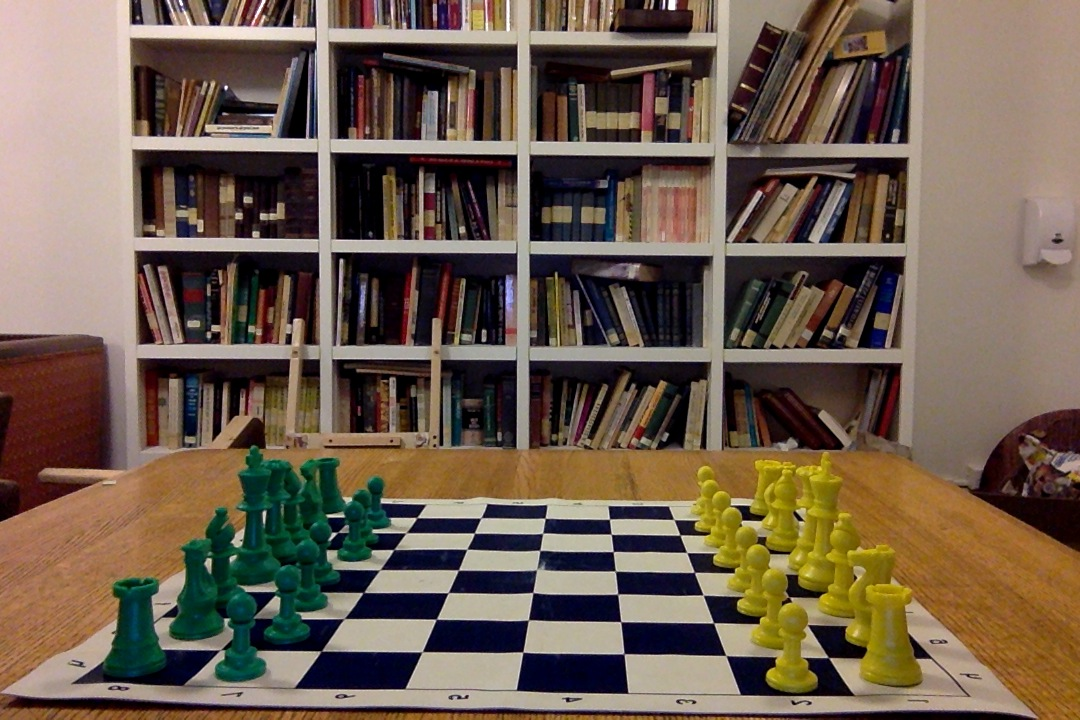
#> input picture data/game1/01.jpg, 1080 x 720 px
$ python image_difference.py
#> lines starting #> are read from the running program, lines starting #| are printed output that depends on the picture
import numpy as np
import cv2

if __name__ == "__main__":

	#=====[ Step 1: load in images	]=====
	img1_raw = cv2.imread ('../data/game1/01.jpg')
#> img1_raw is the input picture: shape (720, 1080, 3); mean B, G, R 78.4, 93.6, 110.5
	img2_raw = cv2.imread ('../data/game1/02.jpg')
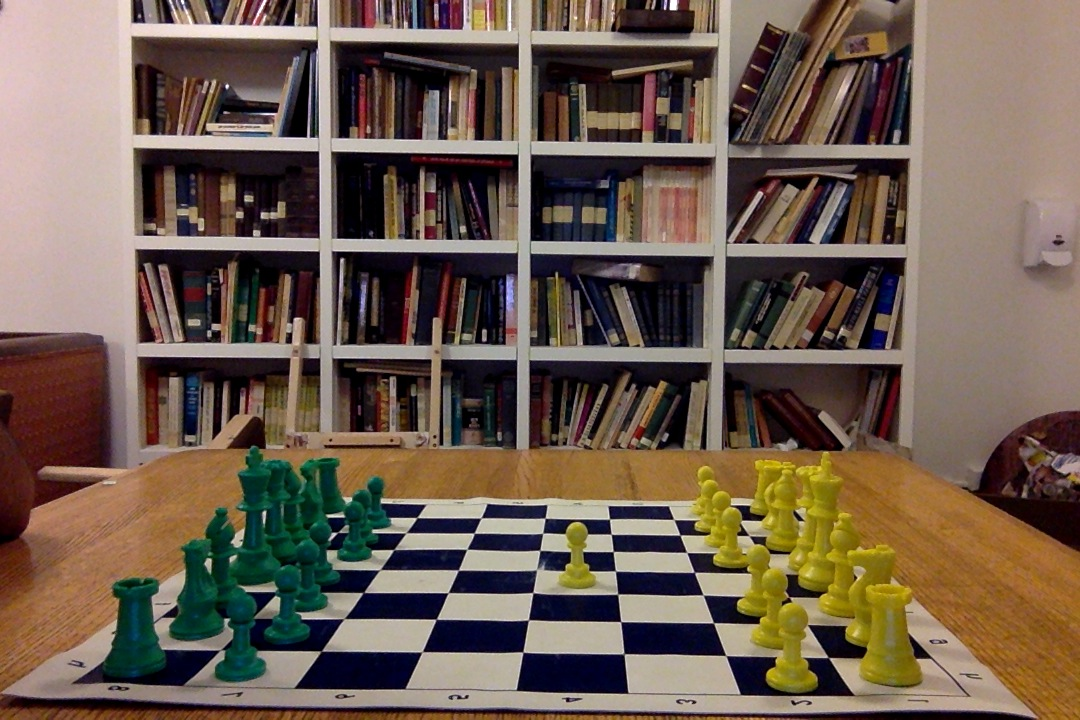
#> input picture data/game1/02.jpg, 1080 x 720 px
#> img2_raw is the input picture: shape (720, 1080, 3); mean B, G, R 79.5, 93, 109.9

	#=====[ Step 2: convert to grayscale	]====
	img1_gray = cv2.cvtColor (img1_raw, cv2.COLOR_BGR2GRAY)
	img2_gray = cv2.cvtColor (img2_raw, cv2.COLOR_BGR2GRAY)
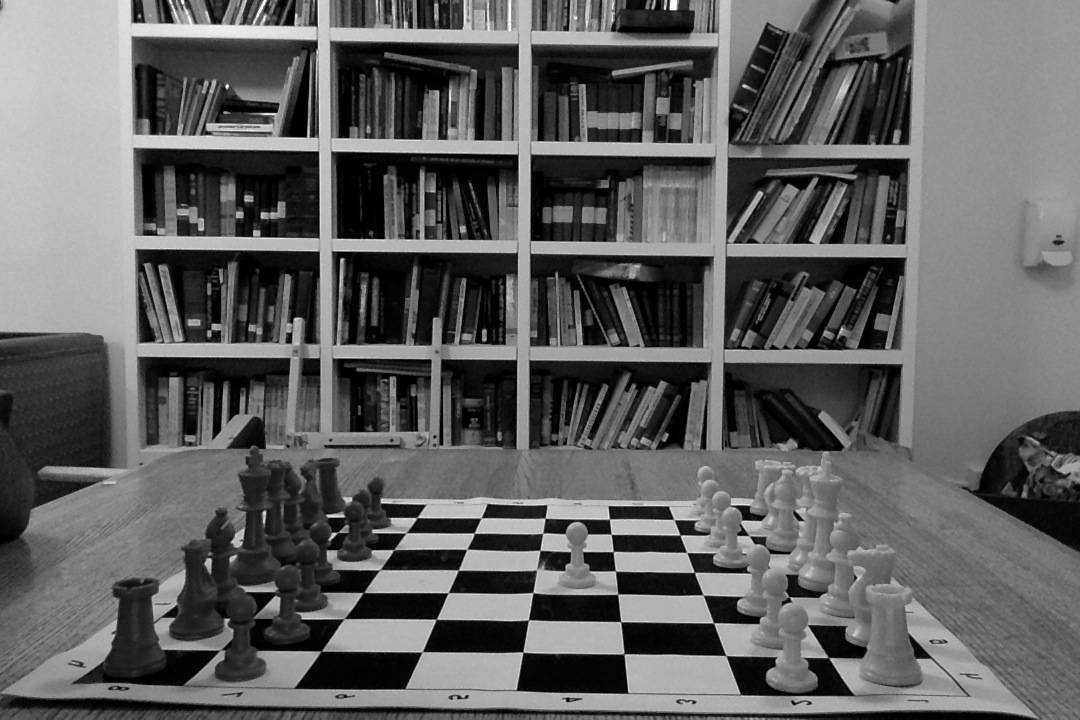
#> img2_gray: shape (720, 1080); min 0, max 255, mean 96.5

	#=====[ Step 3: downsample to 1/16th the original size	]=====
	img1 = cv2.pyrDown (cv2.pyrDown (img1_gray))
	img2 = cv2.pyrDown (cv2.pyrDown (img2_gray))
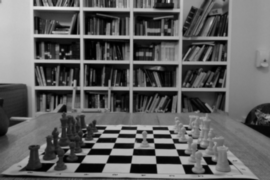
#> img2: shape (180, 270); min 0, max 233, mean 96.7

	#=====[ Step 4: compute difference ]=====
	difference = img1 - img2
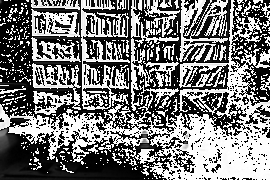
#> difference: shape (180, 270); min 0, max 255, mean 120.1

	#=====[ Step 6: erode, dilate	]=====
	kernel 	= np.ones ((4, 4), np.uint8)
	erosion = cv2.erode (difference, kernel)
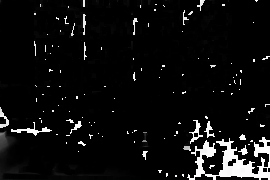
#> erosion: shape (180, 270); min 0, max 255, mean 14.1
	dilation = cv2.dilate (erosion, kernel)
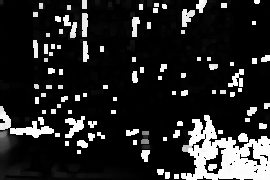
#> dilation: shape (180, 270); min 0, max 255, mean 38.2
	img1_large = cv2.pyrUp(cv2.pyrUp(dilation))
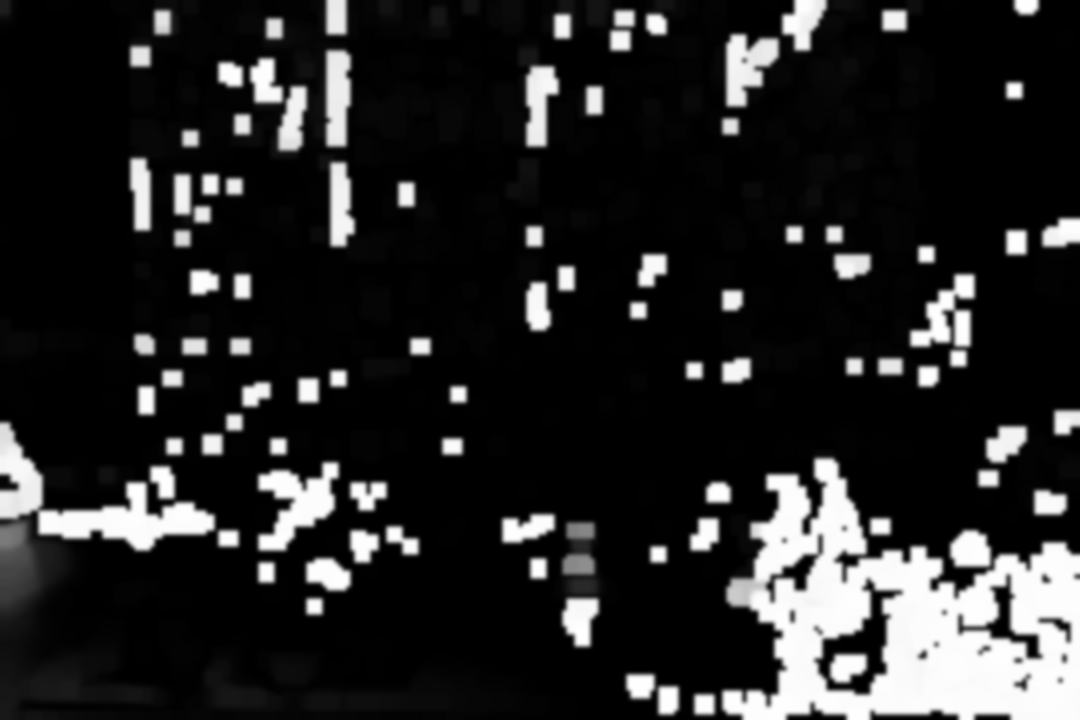
#> img1_large: shape (720, 1080); min 0, max 255, mean 38.3

	cv2.namedWindow ('test')
	cv2.imshow ('test', difference)
